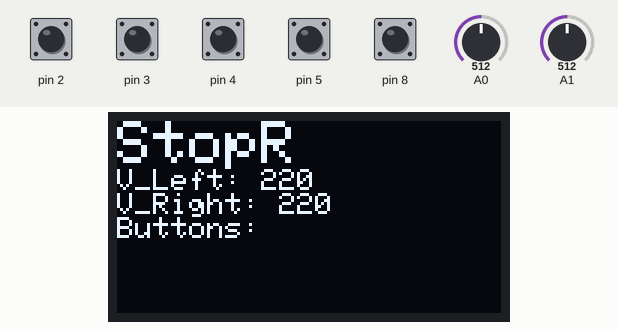
This sketch was run on a simulated Arduino Uno, built with avr-gcc and run on an emulated ATmega328P. Parts: 128×64 one-colour display. Inputs (shaded band) come from the test bench; at power-on: pin 2–5, pin 8 HIGH, A0 = 512, A1 = 512. What the sketch prints to the serial monitor is not drawn.

Above: at 1.2 s.
1.3 s: A0 set to 506
At 2.2 s:
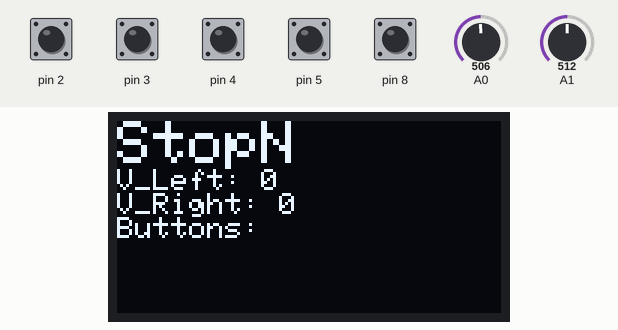
2.8 s: A1 set to 549
At 4.0 s:
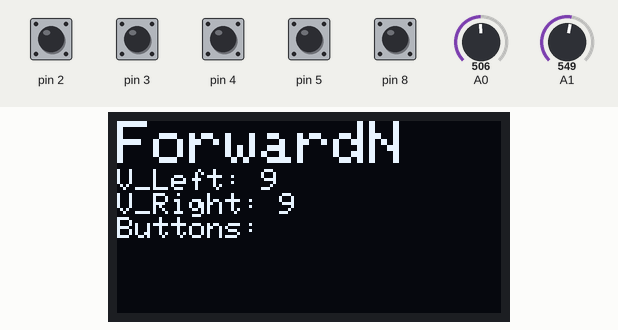
4.3 s: pin 2 pulled LOW for 0.15 s
At 4.46 s:
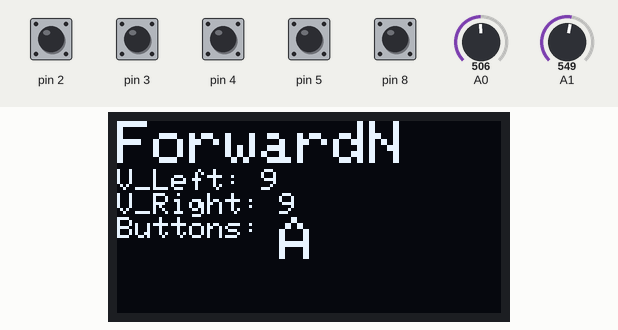
6.0 s: pin 3 pulled LOW for 0.15 s
At 6.2 s:
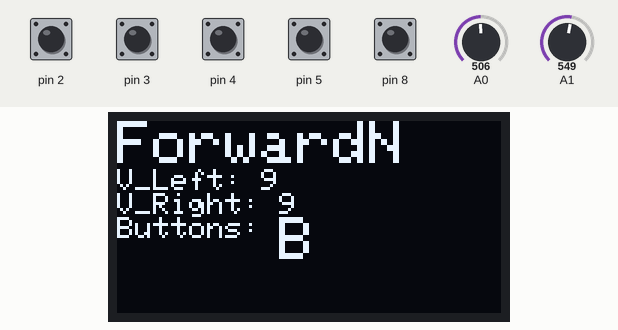
7.7 s: pin 4 pulled LOW for 0.15 s
At 7.89 s:
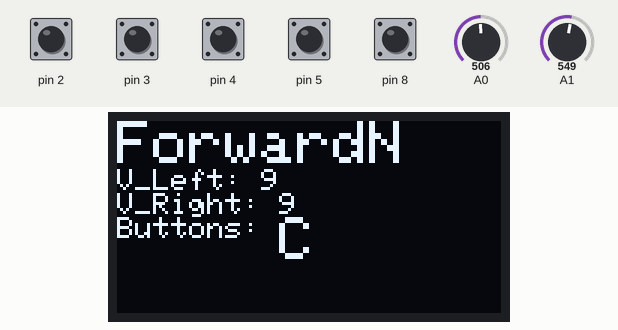
9.5 s: pin 5 pulled LOW for 0.15 s
At 9.69 s:
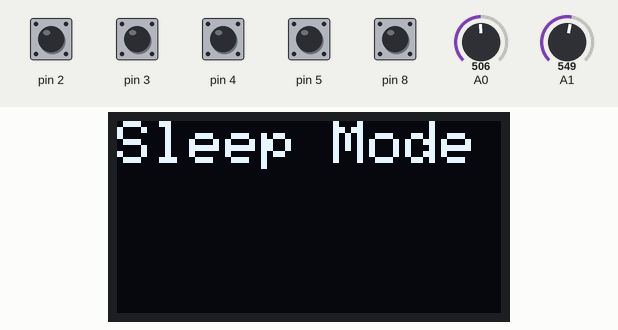
Timing chart, 0 to 12.2 s (numbered marks = the images above; inputs shaded):
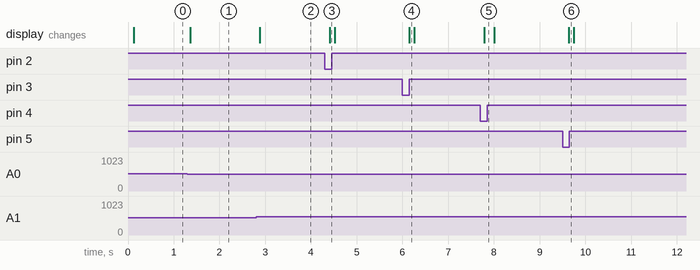

Measured:
- the behaviour switches between 507 and 506 on A0 (found by bisection; images 0 and 1)
- the behaviour switches between 530 and 531 on A1 (found by bisection; images 1 and 2)
- after the input at 1.3 s, the display: changes after 0.06 s (image 1)
- after the input at 2.8 s, the display: changes after 0.08 s (image 2)
- after the input at 4.3 s, the display: changes after 0.11 s (image 3)
- after the input at 6.0 s, the display: changes after 0.15 s (image 4)
- after the input at 7.7 s, the display: changes after 0.09 s (image 5)
- after the input at 9.5 s, the display: changes after 0.14 s (image 6)

The sketch:

joystick_final_with_oled.ino
```cpp
#include <SoftwareSerial.h>
#include <Wire.h>
#include <Adafruit_GFX.h>
#include <Adafruit_SSD1306.h>

#define SCREEN_WIDTH 128 // OLED display width, in pixels
#define SCREEN_HEIGHT 64 // OLED display height, in pixels

#define OLED_RESET     -1 // Reset pin # (or -1 if sharing Arduino reset pin)
#define SCREEN_ADDRESS 0x3C // Address for 128x64 OLED display

Adafruit_SSD1306 display(SCREEN_WIDTH, SCREEN_HEIGHT, &Wire, OLED_RESET);

#define PORTD_BUTTON_A  0x04 // PIN2
#define PORTD_BUTTON_B  0x08 // PIN3
#define PORTD_BUTTON_C  0x10 // PIN4
#define PORTD_BUTTON_D  0x20 // PIN5
#define PORTB_BUTTON_E  0x01 // PIN8

#define X_CHANNEL 0x00 // ADC0
#define Y_CHANNEL 0x01 // ADC1

SoftwareSerial mySerial(13, 12); // TX=13, RX=12 for Bluetooth module

void init_ADC() {
  ADMUX = (1 << REFS0); // AVcc reference
  ADCSRA = (1 << ADEN) | (1 << ADPS2) | (1 << ADPS1) | (1 << ADPS0); // ADC enable, Prescaler 128
}

int read_ADC(uint8_t channel) {
  channel &= 0x07; // Ensure channel is between 0-7
  ADMUX = (ADMUX & 0xF8) | channel; // Select ADC channel
  ADCSRA |= (1 << ADSC); // Start ADC conversion
  while (ADCSRA & (1 << ADSC)); // Wait for conversion to complete
  return ADC;
}

struct DataPacket {
  char DIR_FBL;
  char DIR_FBR;
  char DIR_LR;
  char Mode;
  int V_Left;
  int V_Right;
  char buttons[5]; // Buttons A, B, C, D, E
};

void setup() {
  Serial.begin(9600);
  mySerial.begin(9600);
  init_ADC();

  // Set pins 2, 3, 4, 5 as inputs with internal pull-ups
  DDRD &= ~(PORTD_BUTTON_A | PORTD_BUTTON_B | PORTD_BUTTON_C | PORTD_BUTTON_D);
  PORTD |= (PORTD_BUTTON_A | PORTD_BUTTON_B | PORTD_BUTTON_C | PORTD_BUTTON_D);
  DDRB &= ~PORTB_BUTTON_E;
  PORTB |= PORTB_BUTTON_E;

  // Initialize OLED display
  if (!display.begin(SSD1306_SWITCHCAPVCC, SCREEN_ADDRESS)) {
    Serial.println(F("SSD1306 allocation failed"));
    for (;;); // Don't proceed, loop forever
  }

  display.clearDisplay();
  display.setTextSize(1);
  display.setTextColor(SSD1306_WHITE);
  display.display();
}

void loop() {
  // Read joystick values
  int X = read_ADC(X_CHANNEL);
  int Y = read_ADC(Y_CHANNEL);

  int steer = map(X, 0, 1023, -255, 255); // Steering value
  int speed;
  char mode = 'W';
  char dir_FBL = 'N';
  char dir_FBR = 'N';
  char dir_LR = 'N';

  if (Y > 530) {
    dir_FBL = 'F'; // Forward
    dir_FBR = 'F';
    speed = map(Y, 530, 1023, 0, 255);
  } else if (Y < 490) {
    dir_FBL = 'B'; // Backward
    dir_FBR = 'B';
    speed = map(Y, 0, 490, 255, 0);
  } else if (X < 500) {
    dir_FBL = 'B'; // Spin Left
    dir_FBR = 'F';
    speed = 220;
  } else if (X > 506){
    dir_FBL = 'F'; // Spin Right
    dir_FBR = 'B';
    speed = 220;
  } else {
    speed = 0;
  }

  if (X > 506) {
    dir_LR = 'R'; // Right
  } else if (X < 500) {
    dir_LR = 'L'; // Left
  }

  int V_Left, V_Right;
  // if (dir_LR == 'R') { // Turn right
  //   V_Left = speed;
  //   V_Right = speed - steer;
  // } else if (dir_LR == 'L') { // Turn left
  //   V_Left = speed + steer;
  //   V_Right = speed;
  // } else { // Forward/Backward without turning
  //   V_Left = speed;
  //   V_Right = speed;
  // }

  if (dir_FBL == 'F' && dir_FBR == 'F' && dir_LR == 'R') { // Turn right
    V_Left = speed;
    V_Right = speed - steer;
  } else if (dir_FBL == 'F' && dir_FBR == 'F' && dir_LR == 'L') { // Turn left
    V_Left = speed + steer;
    V_Right = speed;
  } else if (dir_FBL == 'B' && dir_FBR == 'B' && dir_LR == 'R') { // Turn right
    V_Left = speed;
    V_Right = speed - steer;
  } else if (dir_FBL == 'B' && dir_FBR == 'B' && dir_LR == 'L') { // Turn left
    V_Left = speed + steer;
    V_Right = speed;
  } else if ((dir_FBL == 'F' && dir_FBR == 'B') ||(dir_FBL == 'B' && dir_FBR == 'F')) {
    V_Left = speed;
    V_Right = speed;
  }
  else { // Forward/Backward without turning
    V_Left = speed;
    V_Right = speed;
  }

  V_Left = constrain(V_Left, 0, 220);
  V_Right = constrain(V_Right, 0, 220);

  // Read button states
  char buttons[5] = {'0', '0', '0', '0', '0'};
  if (!(PIND & PORTD_BUTTON_A)) buttons[0] = 'A';
  if (!(PIND & PORTD_BUTTON_B)) buttons[1] = 'B';
  if (!(PIND & PORTD_BUTTON_C)) buttons[2] = 'C';
  if (!(PIND & PORTD_BUTTON_D)) buttons[3] = 'D';
  if (!(PINB & PORTB_BUTTON_E)) buttons[4] = 'E';

  if (!(PIND & PORTD_BUTTON_D)) {
    mode = 'S'; // Sleep mode
  }

  // Send data packet via Bluetooth
  DataPacket dataPacket = { dir_FBL, dir_FBR, dir_LR, mode, V_Left, V_Right, {buttons[0], buttons[1], buttons[2], buttons[3], buttons[4]} };
  mySerial.write((uint8_t*)&dataPacket, sizeof(dataPacket));

  // Print debug information
  Serial.print("DIR_FBL: "); Serial.print(dir_FBL);
  Serial.print(" DIR_FBR: "); Serial.print(dir_FBR);
  Serial.print(" DIR_LR: "); Serial.print(dir_LR);
  Serial.print(" V_Left: "); Serial.print(V_Left);
  Serial.print(" V_Right: "); Serial.print(V_Right);
  Serial.print(" Buttons: "); Serial.print(buttons);
  Serial.print(" Mode: "); Serial.println(mode);

  // Display information on OLED
  display.clearDisplay();

  display.setCursor(0, 0); // Set cursor position
  if (mode == 'W') {
    String fullDir_FB = (dir_FBL == 'F' && dir_FBR == 'F') ? "Forward" : (dir_FBL == 'B' && dir_FBR == 'B') ? "Backward" : "Stop";
    display.setTextSize(2);
    display.print(fullDir_FB);
    display.println(dir_LR);
    display.setTextSize(1);
    display.print("V_Left: "); display.println(V_Left);
    display.print("V_Right: "); display.println(V_Right);
    display.print("Buttons: ");
    for (char button : buttons) {
      if (button != '0') {
        display.setTextSize(2);
        display.print(button);
      }
    }
  } else {
    display.setTextSize(2);
    display.println("Sleep Mode");
  }
  display.display();

  delay(50);
}
```
